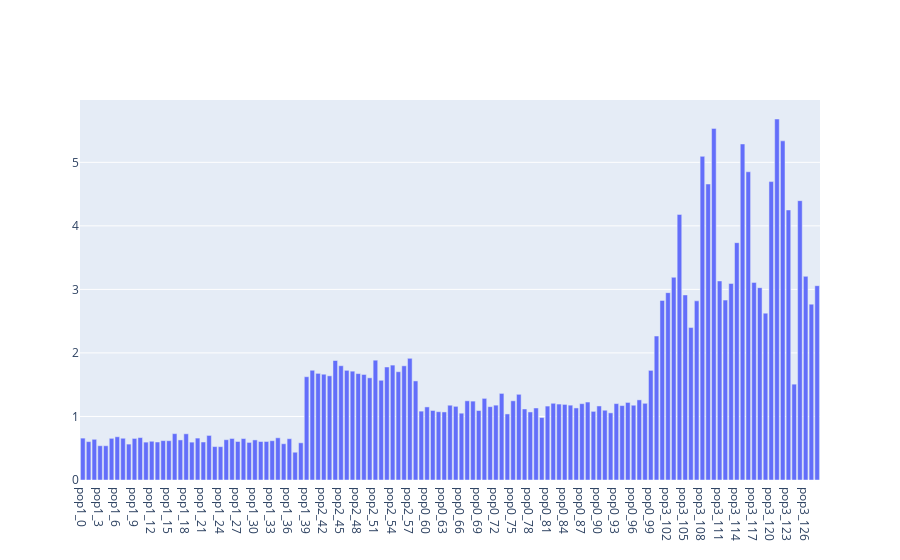

The notebook cell saved with this chart:
### Code cell
#dist_store_norm= 
dist_var= np.std(dist_store,axis= 0)**2
who_plot= [x for x in range(len(label_vector)) if label_vector[x] in [0,1,2,3]]
idvector= ['pop{}_{}'.format(label_vector[x],Whose[x]) for x in who_plot]

fig = go.Figure([go.Bar(
    x=idvector, y=dist_var
)])
layout= go.Layout()

Figure= go.Figure(data= fig, layout= layout)
iplot(Figure)

### Figure 1 — Plotly figure (JSON) as saved in the notebook; plotly's stock layout.template omitted (floating-point values rounded to 4 significant figures; data arrays with more than 128 entries replaced by an {"elided": "..."} marker saying what was removed)
{"data": [{"type": "bar", "x": {"elided": "130 str values"}, "y": {"elided": "129 float values"}}], "layout": {}}
